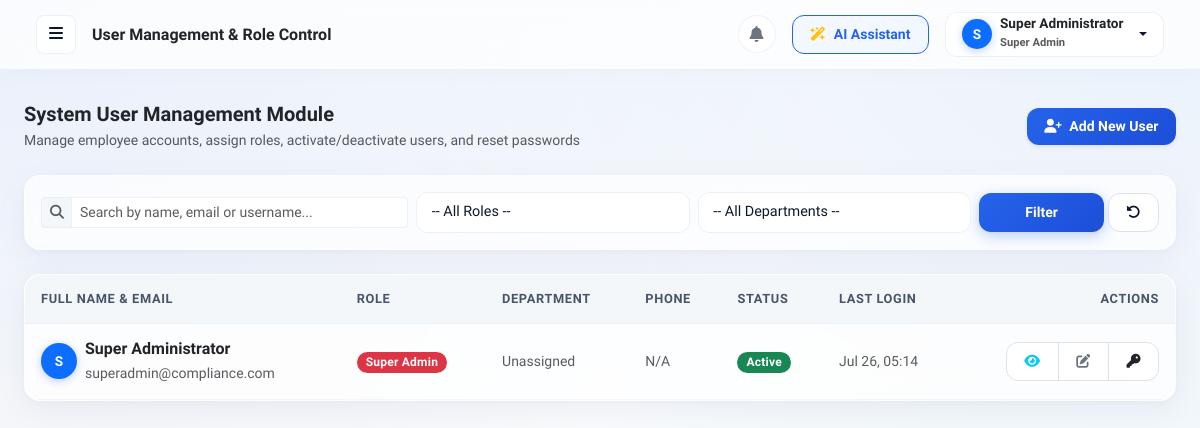
The app's page /users (signed in) with its own data.
### models.py (models this page shows, shortened)
class User(UserMixin, db.Model):
    __tablename__ = 'users'
    id                  = db.Column(db.Integer, primary_key=True)
    full_name           = db.Column(db.String(100), nullable=False)
    username            = db.Column(db.String(80),  nullable=False, unique=True)
    email               = db.Column(db.String(120), nullable=False, unique=True, index=True)
    password_hash       = db.Column(db.String(256), nullable=False)
    role                = db.Column(db.String(30),  nullable=False, default='Employee')
    department_id       = db.Column(db.Integer, db.ForeignKey('departments.id'), nullable=True)
    phone               = db.Column(db.String(30),  nullable=True)
    profile_image       = db.Column(db.String(255), default='default_avatar.png')
    job_title           = db.Column(db.String(100), nullable=True)
    status              = db.Column(db.String(20),  default='Active')  # Active / Inactive
    must_change_password= db.Column(db.Boolean,     default=False)
    last_login          = db.Column(db.DateTime,    nullable=True)
    created_at          = db.Column(db.DateTime,    default=datetime.utcnow)
    updated_at          = db.Column(db.DateTime,    default=datetime.utcnow, onupdate=datetime.utcnow)
    tasks_assigned  = db.relationship('Task', foreign_keys='Task.assigned_to_id', backref='assignee',   lazy=True)
    tasks_created   = db.relationship('Task', foreign_keys='Task.assigned_by_id', backref='creator',    lazy=True)
    evidence_up     = db.relationship('Evidence', foreign_keys='Evidence.employee_id',  backref='uploader',  lazy=True)
    evidence_rev    = db.relationship('Evidence', foreign_keys='Evidence.reviewer_id',  backref='reviewer',  lazy=True)
    audits_as       = db.relationship('Audit',   foreign_keys='Audit.auditor_id',       backref='auditor',   lazy=True)
    notifications   = db.relationship('Notification', backref='user', lazy=True)

### app.py (the view)
@app.route('/users')
@login_required
@role_required('Super Admin', 'Admin')
def users():
    q           = request.args.get('q', '').strip()
    role_f      = request.args.get('role_filter', '').strip()
    dept_f      = request.args.get('dept_filter', '').strip()
    page        = request.args.get('page', 1, type=int)
    query = User.query
    if q:
        query = query.filter(
            (User.full_name.ilike(f'%{q}%')) |
            (User.email.ilike(f'%{q}%')) |
            (User.username.ilike(f'%{q}%'))
        )
    if role_f:
        query = query.filter_by(role=role_f)
    if dept_f and dept_f.isdigit():
        query = query.filter_by(department_id=int(dept_f))
    pagination  = query.order_by(User.created_at.desc()).paginate(page=page, per_page=USERS_PER_PAGE, error_out=False)
    departments = Department.query.all()
    return render_template('users/index.html',
                           users=pagination.items,
                           pagination=pagination,
                           departments=departments,
                           search_q=q, role_filter=role_f, dept_filter=dept_f)

### templates/users/index.html (shortened to what this page needs)
{% extends "layout/base.html" %}
{% block page_title %}User Management &amp; Role Control{% endblock %}
{% block content %}
<div class="d-flex flex-column flex-md-row justify-content-between align-items-md-center gap-3 mb-4">
    <div>
        <h5 class="fw-bold mb-1 text-dark">System User Management Module</h5>
        <p class="text-muted small mb-0">Manage employee accounts, assign roles, activate/deactivate users, and reset passwords</p>
    </div>
    <button class="btn btn-primary btn-sm fw-bold shadow-sm" data-bs-toggle="modal" data-bs-target="#createUserModal">
        <i class="fas fa-user-plus me-1"></i> Add New User
    </button>
</div>
<div class="glass-card p-3 mb-4">
    <form action="{{ url_for('users') }}" method="GET" class="row g-2 align-items-center">
        <div class="col-md-4">
            <div class="input-group input-group-sm">
                <span class="input-group-text"><i class="fas fa-search text-muted"></i></span>
                <input type="text" name="q" class="form-control" placeholder="Search by name, email or username..." value="{{ search_q or '' }}">
            </div>
        </div>
        <div class="col-md-3">
            <select name="role_filter" class="form-select form-select-sm" onchange="this.form.submit()">
                <option value="">-- All Roles --</option>
            </select>
        </div>
        <div class="col-md-3">
            <select name="dept_filter" class="form-select form-select-sm" onchange="this.form.submit()">
                <option value="">-- All Departments --</option>
            </select>
        </div>
        <div class="col-md-2 d-flex gap-1">
            <button type="submit" class="btn btn-primary btn-sm w-100 fw-bold">Filter</button>
            <a href="{{ url_for('users') }}" class="btn btn-glass btn-sm border" title="Clear Filters"><i class="fas fa-rotate-left"></i></a>
        </div>
    </form>
</div>
<div class="glass-card p-0">
    <div class="table-responsive">
        <table class="table table-hover align-middle mb-0">
            <thead>
                <tr>
                    <th>Full Name &amp; Email</th>
                    <th>Role</th>
                    <th>Department</th>
                    <th>Phone</th>
                    <th>Status</th>
                    <th>Last Login</th>
                    <th class="text-end">Actions</th>
                </tr>
            </thead>
            <tbody>
                {% for u in users %}
                <tr>
                    <td>
                        <div class="d-flex align-items-center gap-2">
                            <div class="bg-primary text-white rounded-circle d-flex align-items-center justify-content-center fw-bold" style="width: 36px; height: 36px; font-size: 0.85rem; box-shadow: 0 2px 8px rgba(37,99,235,0.3);">
                                {{ u.full_name[0].upper() if u.full_name else 'U' }}
                            </div>
                            <div>
                                <div class="fw-bold text-dark mb-0">{{ u.full_name }}</div>
                                <small class="text-muted">{{ u.email }}</small>
                            </div>
                        </div>
                    </td>
                    <td>
                        <span class="badge {% if u.role == 'Super Admin' %}bg-danger{% elif u.role == 'Admin' %}bg-primary{% elif u.role == 'Auditor' %}bg-info text-dark{% else %}bg-secondary{% endif %}">
                            {{ u.role }}
                        </span>
                    </td>
                    <td class="small text-muted">{{ u.department.name if u.department else 'Unassigned' }}</td>
                    <td class="small text-muted">{{ u.phone or 'N/A' }}</td>
                    <td>
                        <span class="badge {% if u.status == 'Active' %}bg-success{% else %}bg-secondary{% endif %}">
                            {{ u.status }}
                        </span>
                    </td>
                    <td class="small text-muted">
                        {{ u.last_login.strftime('%b %d, %H:%M') if u.last_login else 'Never' }}
                    </td>
                    <td class="text-end">
                        <div class="btn-group btn-group-sm">
                            <button class="btn btn-glass border text-info" data-bs-toggle="modal" data-bs-target="#userDetailsModal{{ u.id }}" title="View User Details">
                                <i class="fas fa-eye"></i>
                            </button>
                            {% if current_user.role == 'Super Admin' or (current_user.role == 'Admin' and u.role not in ['Super Admin', 'Admin']) %}
                            <button class="btn btn-glass border text-secondary" data-bs-toggle="modal" data-bs-target="#editUserModal{{ u.id }}" title="Edit User">
                                <i class="fas fa-edit"></i>
                            </button>
                            <button class="btn btn-glass border text-dark" data-bs-toggle="modal" data-bs-target="#resetPassModal{{ u.id }}" title="Reset Password">
                                <i class="fas fa-key"></i>
                            </button>
                            {% endif %}
                        </div>
                    </td>
                </tr>
                {% else %}
                <tr>
                    <td colspan="7" class="text-center py-4 text-muted">No users matching search criteria.</td>
                </tr>
                {% endfor %}
            </tbody>
        </table>
    </div>
</div>
{% endblock %}

### templates/layout/base.html (shortened to what this page needs)
<!DOCTYPE html>
<html lang="en">
<head>
    <link href="https://cdn.jsdelivr.net/npm/bootstrap@5.3.2/dist/css/bootstrap.min.css" rel="stylesheet">
    <link href="https://cdnjs.cloudflare.com/ajax/libs/font-awesome/6.4.2/css/all.min.css" rel="stylesheet">
    <link rel="stylesheet" href="{{ url_for('static', filename='css/custom.css') }}">
</head>
<body>
<div id="wrapper">
    <div id="content">
        <nav class="navbar navbar-expand-lg top-navbar">
            <div class="container-fluid">
                <button type="button" id="sidebarCollapse" class="btn me-3" title="Toggle Navigation Sidebar">
                    <i class="fas fa-bars"></i>
                </button>
                <div class="d-none d-md-block me-auto">
                    <h6 class="mb-0 fw-bold text-dark">{% block page_title %}Security Compliance{% endblock %}</h6>
                </div>
                <div class="d-flex align-items-center gap-3">
                    <a href="{{ url_for('notifications') }}" class="btn btn-glass position-relative p-2 rounded-circle d-flex align-items-center justify-content-center" style="width:38px;height:38px;" title="Notifications">
                        <i class="fas fa-bell text-secondary"></i>
                    </a>
                    {% if current_user.is_authenticated and current_user.role in ['Super Admin', 'Admin', 'Auditor'] %}
                    <a href="{{ url_for('ai_studio') }}" class="btn btn-sm btn-outline-primary d-flex align-items-center gap-2">
                        <i class="fas fa-wand-magic-sparkles text-warning"></i> <span class="d-none d-sm-inline">AI Assistant</span>
                    </a>
                    {% endif %}
                    <div class="dropdown">
                        <a class="btn btn-glass btn-sm dropdown-toggle d-flex align-items-center gap-2 px-3 py-1"
                           href="#" role="button" data-bs-toggle="dropdown">
                            <div class="bg-primary text-white rounded-circle d-flex align-items-center justify-content-center fw-bold"
                                 style="width:30px;height:30px;font-size:0.85rem; box-shadow: 0 2px 8px rgba(37,99,235,0.3);">
                                {{ current_user.full_name[0].upper() if current_user.is_authenticated else 'G' }}
                            </div>
                            <div class="text-start d-none d-sm-block me-1">
                                <div class="fw-bold text-dark lh-1" style="font-size:0.85rem;">
                                    {{ current_user.full_name if current_user.is_authenticated else 'Guest' }}
                                </div>
                                <small class="text-muted" style="font-size:0.7rem;">{{ current_user.role if current_user.is_authenticated else '' }}</small>
                            </div>
                        </a>
                    </div>
                </div>
            </div>
        </nav>
        <div class="px-4 pt-3">
        </div>
        <div class="container-fluid px-4 py-3">
            {% block content %}{% endblock %}
        </div>
    </div>
</div>
</body>
</html>

### records on screen
User: full_name "S", full_name "Super Administrator", role "Super Admin", email "superadmin@compliance.com", department "Unassigned", phone "N/A", status "Active", last_login "Jul 26, 05:14"
